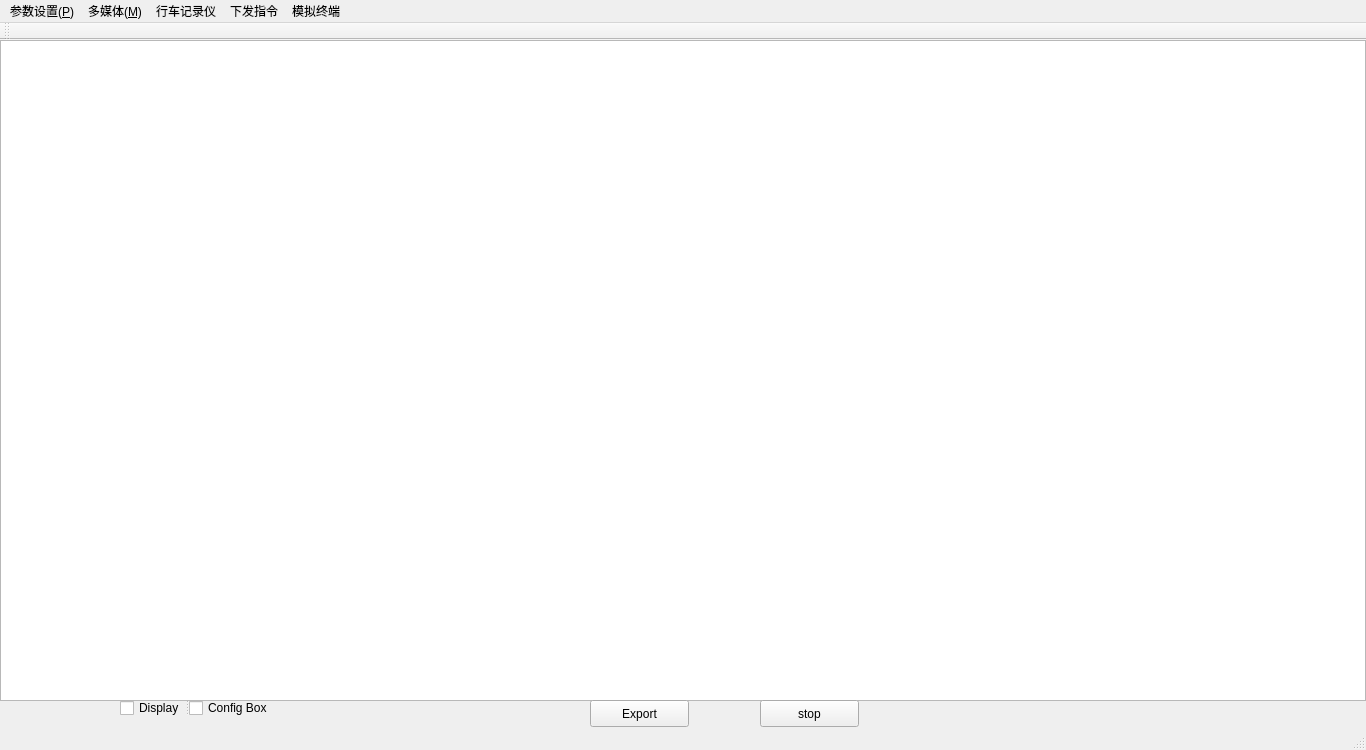
<?xml version="1.0" encoding="UTF-8"?>
<ui version="4.0">
 <class>MainWindow</class>
 <widget class="QMainWindow" name="MainWindow">
  <property name="geometry">
   <rect>
    <x>0</x>
    <y>0</y>
    <width>1366</width>
    <height>750</height>
   </rect>
  </property>
  <property name="windowTitle">
   <string>808Server</string>
  </property>
  <widget class="QWidget" name="centralWidget">
   <widget class="QTableWidget" name="tableWidget">
    <property name="geometry">
     <rect>
      <x>0</x>
      <y>0</y>
      <width>1366</width>
      <height>661</height>
     </rect>
    </property>
   </widget>
   <widget class="QPushButton" name="pushButton">
    <property name="geometry">
     <rect>
      <x>590</x>
      <y>660</y>
      <width>99</width>
      <height>27</height>
     </rect>
    </property>
    <property name="text">
     <string>Export</string>
    </property>
   </widget>
   <widget class="QPushButton" name="pushButton_2">
    <property name="geometry">
     <rect>
      <x>760</x>
      <y>660</y>
      <width>99</width>
      <height>27</height>
     </rect>
    </property>
    <property name="text">
     <string>stop</string>
    </property>
   </widget>
   <widget class="QSplitter" name="splitter">
    <property name="geometry">
     <rect>
      <x>120</x>
      <y>660</y>
      <width>148</width>
      <height>16</height>
     </rect>
    </property>
    <property name="orientation">
     <enum>Qt::Horizontal</enum>
    </property>
    <widget class="QCheckBox" name="checkBox_2">
     <property name="text">
      <string>Display</string>
     </property>
    </widget>
    <widget class="QCheckBox" name="checkBox">
     <property name="text">
      <string>Config Box</string>
     </property>
    </widget>
   </widget>
  </widget>
  <widget class="QMenuBar" name="menuBar">
   <property name="geometry">
    <rect>
     <x>0</x>
     <y>0</y>
     <width>1366</width>
     <height>23</height>
    </rect>
   </property>
   <widget class="QMenu" name="menu_P">
    <property name="title">
     <string>参数设置(&amp;P)</string>
    </property>
    <addaction name="separator"/>
    <addaction name="action_2"/>
    <addaction name="action_4"/>
    <addaction name="action_5"/>
    <addaction name="action_6"/>
    <addaction name="action_7"/>
   </widget>
   <widget class="QMenu" name="menu_M">
    <property name="title">
     <string>多媒体(&amp;M)</string>
    </property>
    <addaction name="action_8"/>
    <addaction name="action_9"/>
    <addaction name="action_10"/>
    <addaction name="action_11"/>
    <addaction name="action_12"/>
   </widget>
   <widget class="QMenu" name="menu">
    <property name="title">
     <string>行车记录仪</string>
    </property>
    <addaction name="action_13"/>
    <addaction name="action_14"/>
   </widget>
   <widget class="QMenu" name="menu_2">
    <property name="title">
     <string>下发指令</string>
    </property>
    <addaction name="action_15"/>
    <addaction name="action_16"/>
    <addaction name="action_17"/>
    <addaction name="action_18"/>
    <addaction name="action_19"/>
    <addaction name="action_20"/>
   </widget>
   <widget class="QMenu" name="menu_3">
    <property name="title">
     <string>模拟终端</string>
    </property>
    <addaction name="action14544916843"/>
   </widget>
   <addaction name="menu_P"/>
   <addaction name="menu_M"/>
   <addaction name="menu"/>
   <addaction name="menu_2"/>
   <addaction name="menu_3"/>
  </widget>
  <widget class="QToolBar" name="mainToolBar">
   <attribute name="toolBarArea">
    <enum>TopToolBarArea</enum>
   </attribute>
   <attribute name="toolBarBreak">
    <bool>false</bool>
   </attribute>
  </widget>
  <widget class="QStatusBar" name="statusBar"/>
  <action name="action_2">
   <property name="text">
    <string>设置配置参数</string>
   </property>
  </action>
  <action name="action_4">
   <property name="text">
    <string>查询配置参数</string>
   </property>
  </action>
  <action name="action_5">
   <property name="text">
    <string>终端控制</string>
   </property>
  </action>
  <action name="action_6">
   <property name="text">
    <string>设置电话本</string>
   </property>
  </action>
  <action name="action_7">
   <property name="text">
    <string>车辆控制</string>
   </property>
  </action>
  <action name="action_8">
   <property name="text">
    <string>拍照</string>
   </property>
  </action>
  <action name="action_9">
   <property name="text">
    <string>录音</string>
   </property>
  </action>
  <action name="action_10">
   <property name="text">
    <string>电话回拨</string>
   </property>
  </action>
  <action name="action_11">
   <property name="text">
    <string>多媒体检索</string>
   </property>
  </action>
  <action name="action_12">
   <property name="text">
    <string>单条多媒体上传</string>
   </property>
  </action>
  <action name="action_13">
   <property name="text">
    <string>行车记录仪数据采集</string>
   </property>
  </action>
  <action name="action_14">
   <property name="text">
    <string>行车记录仪数据上传</string>
   </property>
  </action>
  <action name="action_15">
   <property name="text">
    <string>临时位置跟踪</string>
   </property>
  </action>
  <action name="action_16">
   <property name="text">
    <string>位置信息查询</string>
   </property>
  </action>
  <action name="action_17">
   <property name="text">
    <string>文本信息下发</string>
   </property>
  </action>
  <action name="action_18">
   <property name="text">
    <string>信息点播设置</string>
   </property>
  </action>
  <action name="action_19">
   <property name="text">
    <string>事件设置</string>
   </property>
  </action>
  <action name="action_20">
   <property name="text">
    <string>提问下发</string>
   </property>
  </action>
  <action name="action14544916843">
   <property name="text">
    <string>14544916843</string>
   </property>
  </action>
 </widget>
 <layoutdefault spacing="6" margin="11"/>
 <resources/>
 <connections/>
</ui>
